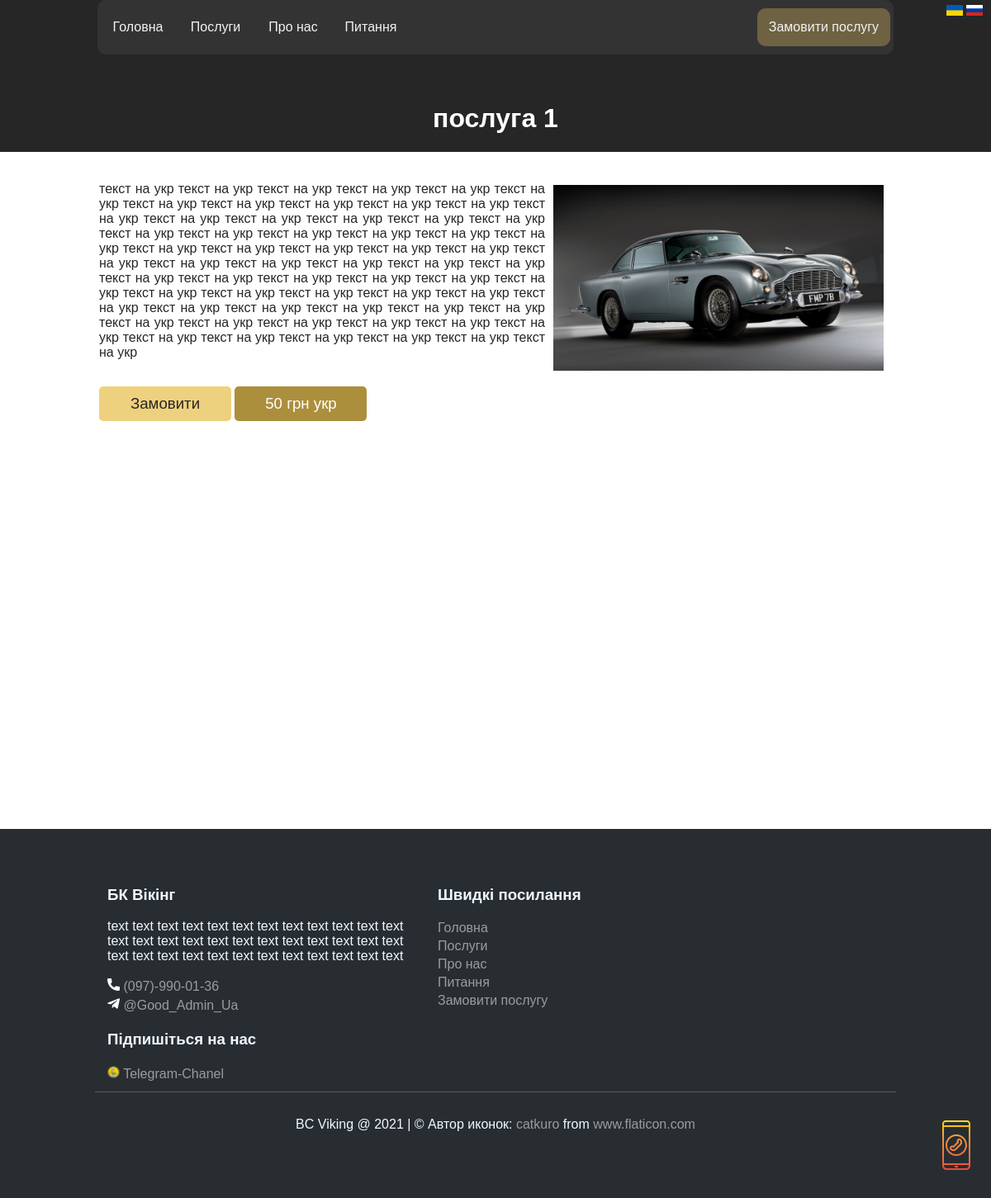
/uk/services/1, run on the app's committed database.
### main/models.py (models this page shows, shortened)
class ServicesAndPrice(models.Model):
    service = models.CharField('Услуга RU', max_length=200)
    serviceUA = models.CharField('Послуга UA', max_length=200, null=True, blank=True)
    description = models.TextField('Описание RU', null=True, blank=True)
    descriptionUA = models.TextField('Опис UA', null=True, blank=True)
    price = models.DecimalField(_('Ціна'), max_digits=6, decimal_places=0)
    si = models.CharField('Единици измерения RU', max_length=20, null=True, blank=True, default='грн')
    siUA = models.CharField('Одиниці виміру UA', max_length=20, null=True, blank=True, default='грн')
    image = models.ImageField(_('Зображення'), null=True, blank=True, upload_to='var/www/file_project/media/images/')
    class Meta:
        verbose_name = _('Послуга')
        verbose_name_plural = _('Послуги')
    objects = models.Manager()          # Менеджер за замовчуванням
    published = ServiceManager()        # Наш новий менеджер

### main/views.py (the view)
# urls.py: path('services/<int:pk>', views.ServiceDetailView.as_view(), name='service_detail')
class ServiceDetailView(DetailView):
    model = ServicesAndPrice
    template_name = 'main/detail.html'
    context_object_name = 'detail'

### main/templates/main/detail.html (shortened to what this page needs)
{% extends 'main/base.html' %}
{% load i18n %}
{% load static %}
{% get_current_language as LANGUAGE_CODE %}
{% block content %}
    {% if LANGUAGE_CODE == 'ru' %}
        <h1>{{ detail.service }}</h1>
    {% elif LANGUAGE_CODE == 'uk' %}
        <h1>{{ detail.serviceUA }}</h1>
    {% endif %}
{% endblock %}
{% block contentFullWidth %}
<div class="ContentDetail">
    {% if LANGUAGE_CODE == 'ru' %}
        <div style="display: inline-block">
            {% if detail.description %}
                {% if detail.image %}<div class="imgDetail"><img src="{{ detail.image.url }}" alt="image"></div>{% endif %}
                <p>{{ detail.description }}</p>
            {% else %}<h2>Ціна даної послуги:</h2>
            {% endif %}
        </div>
        <a style="text-decoration: none" href="{% url 'order' %}"><div class="priceDetail button" style="color: #262626">{% translate 'Замовити' %}</div></a>
        <div class="priceDetail">{{ detail.price }} {{ detail.si }}</div>
    {% elif LANGUAGE_CODE == 'uk' %}
        <div style="display: inline-block">
            {% if detail.descriptionUA %}
                {% if detail.image %}<div class="imgDetail"><img src="{{ detail.image.url }}" alt="image"></div>{% endif %}
                <p>{{ detail.descriptionUA }}</p>
            {% else %}<h2>Ціна даної послуги:</h2>
            {% endif %}
        </div>
        <a style="text-decoration: none" href="{% url 'order' %}"><div class="priceDetail button" style="color: #262626">{% translate 'Замовити' %}</div></a>
        <div class="priceDetail">{{ detail.price }} {{ detail.siUA }}</div>
    {% endif %}
</div>
{% endblock %}

### static/main/style/style.css (style rules this page uses)
html { //height: 100%; margin: 0; padding: 0; font-family: sans-serif; background-color: #262626; color: #ffffff; }
body { margin: 0; padding: 0; //background: #262626; min-height:1100px; //text-align: center; }
.imgDetail { float: right; margin: 20px 10px 10px; }
.imgDetail img { width: 400px; }
.priceDetail { background-color: #ac8f3c; display: inline-block; width: 120px; text-align: center; border-radius: 5px; color: #ffffff; font-size: 14pt; padding: 10px 20px; }
.ContentDetail { max-width: 1195px; margin: 0 auto; padding: 10px 5px; background-color: white; color: #262626; text-align: justify; }
.button { padding: 10px 20px; border-radius: 5px; margin-top: 5px; background-color: #eed17e; border: none; transition: background-color 0.3s, box-shadow 0.3s; }
@media (max-width: 1200px) { .center, .centerService, .ContentDetail, .cont, .footerContainer { max-width: 970px; } }

### data on the page
ServicesAndPrice: serviceUA "послуга 1", image (picture), descriptionUA "текст на укр текст на укр текст на укр текст на укр текст на укр текст на укр текст на укр текст на укр текст на укр текст на укр текст на укр текст на укр текст на укр текст на укр текст на укр текст на укр текст на укр текст на укр текст на укр текст на укр текст на укр текст на укр текст на укр текст на укр текст на укр текст на укр текст на укр текст на укр текст на укр текст на укр текст на укр текст на укр текст на укр текст на укр текст на укр текст на укр текст на укр текст на укр текст на укр текст на укр текст на укр текст на укр текст на укр текст на укр текст на укр текст на укр текст на укр текст на укр текст на укр текст на укр текст на укр текст на укр текст на укр текст на…", price "50", siUA "грн укр"
